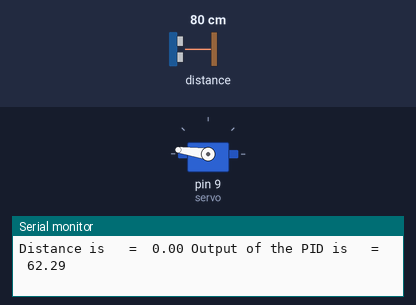
Simulated run of this sketch. Board: Arduino Uno, built for the host (arithmetic inside an expression is 32-bit, double 64-bit). On the bench: servo, the last lines printed to the serial monitor. The test bench sets the inputs (shaded band); at power-on: distance to the obstacle 80 cm.

Above: at 1.2 s.
1.3 s: distance to the obstacle set to 18 cm
At 1.8 s:
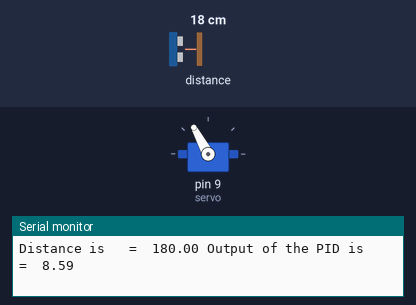
4.3 s: distance to the obstacle set to 2 cm
At 4.7 s:
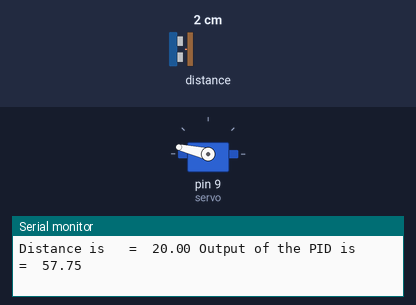
7.3 s: distance to the obstacle set to 9 cm
At 8.5 s:
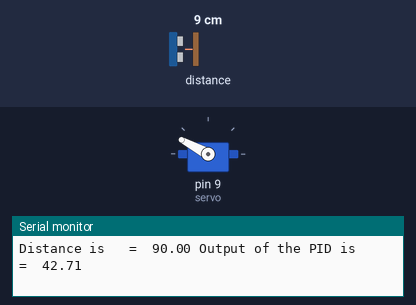
10.3 s: distance to the obstacle set to 35 cm
Timing chart, 0 to 14.3 s (numbered marks = the images above; inputs shaded):
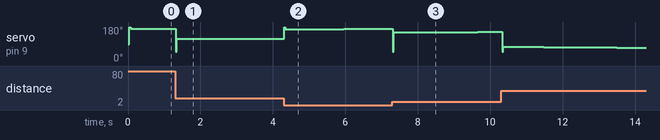

Measured:
- after the input at 4.3 s, servo on pin 9 (servo): moves from 119° to 172° over 2.8 s, starting at once

The sketch:

Control_project.ino
```cpp
#include <Arduino.h>
#include <Servo.h>
#include "Adafruit_VL53L1X.h"

#define IRQ_PIN 2
#define XSHUT_PIN 3

// create servo object to control a servo
Servo servo;
// create a VL53L1X object
Adafruit_VL53L1X vl53 = Adafruit_VL53L1X(XSHUT_PIN, IRQ_PIN);

// declare variables
float input = 0, error = 0, kp = 0.3, ki = 0.01, kd = 0.15, setpoint = 200, output = 0;
float maxOutput = 70, minOutput = -60;
float distance;

// PID controller
void PID() {
  // declare variables
  double derror;
  static float ierror = 0;
  static float prvError;
  double dt = 0;
  static unsigned long prvMillis = 0;

  // wait till the data is ready
  if (vl53.dataReady()) {
    // new measurement for the taking!
    distance = vl53.distance();
    // check if the distance is valid
    if (distance >= 0 && distance < 500) {
      input = distance;
    }
    // data is read out, time for another reading!
    vl53.clearInterrupt();
    // Calculate the delta time
    dt = (millis() - prvMillis)/1000.0 ;
    prvMillis = millis();
    // Calculate the error
    error = setpoint - input;
    // Calculate the derivative of the error
    derror = (error - prvError)/dt;
    // Update the previous error
    prvError = error;
    // Calculate the integral of the error
    // Check if the output is within the limits
    if (output < maxOutput && output > minOutput) {
      ierror += error * dt;
    }

    // Calculate the output

    output = kp * error + ki * ierror + kd * derror;

    // constarin the output
    if (output > maxOutput) output = maxOutput;
    if (output < minOutput) output = minOutput;

    Serial.print("Distance is   =  ");
    Serial.print(input);
    Serial.print(" Output of the PID is   =  ");
    Serial.println(output);
  }
}


void setup() {
  // initialize serial communication
  Serial.begin(115200);
  // initialize servo
  servo.attach(9);
  // initialize the VL53L1X sensor
  while (!Serial) delay(10);

  Serial.println(F("Adafruit VL53L1X sensor demo"));

  Wire.begin();
  if (!vl53.begin(0x29, &Wire)) {
    Serial.print(F("Error on init of VL sensor: "));
    Serial.println(vl53.vl_status);
    while (1) delay(10);
  }
  Serial.println(F("VL53L1X sensor OK!"));

  Serial.print(F("Sensor ID: 0x"));
  Serial.println(vl53.sensorID(), HEX);

  if (!vl53.startRanging()) {
    Serial.print(F("Couldn't start ranging: "));
    Serial.println(vl53.vl_status);
    while (1) delay(10);
  }
  Serial.println(F("Ranging started"));

  // Valid timing budgets: 15, 20, 33, 50, 100, 200 and 500ms!
  vl53.setTimingBudget(15);
  Serial.print(F("Timing budget (ms): "));
  Serial.println(vl53.getTimingBudget());
  // wait for serial port to open on native usb devices
}

void loop() {
  PID();
  servo.write(110 + output);
}
```
